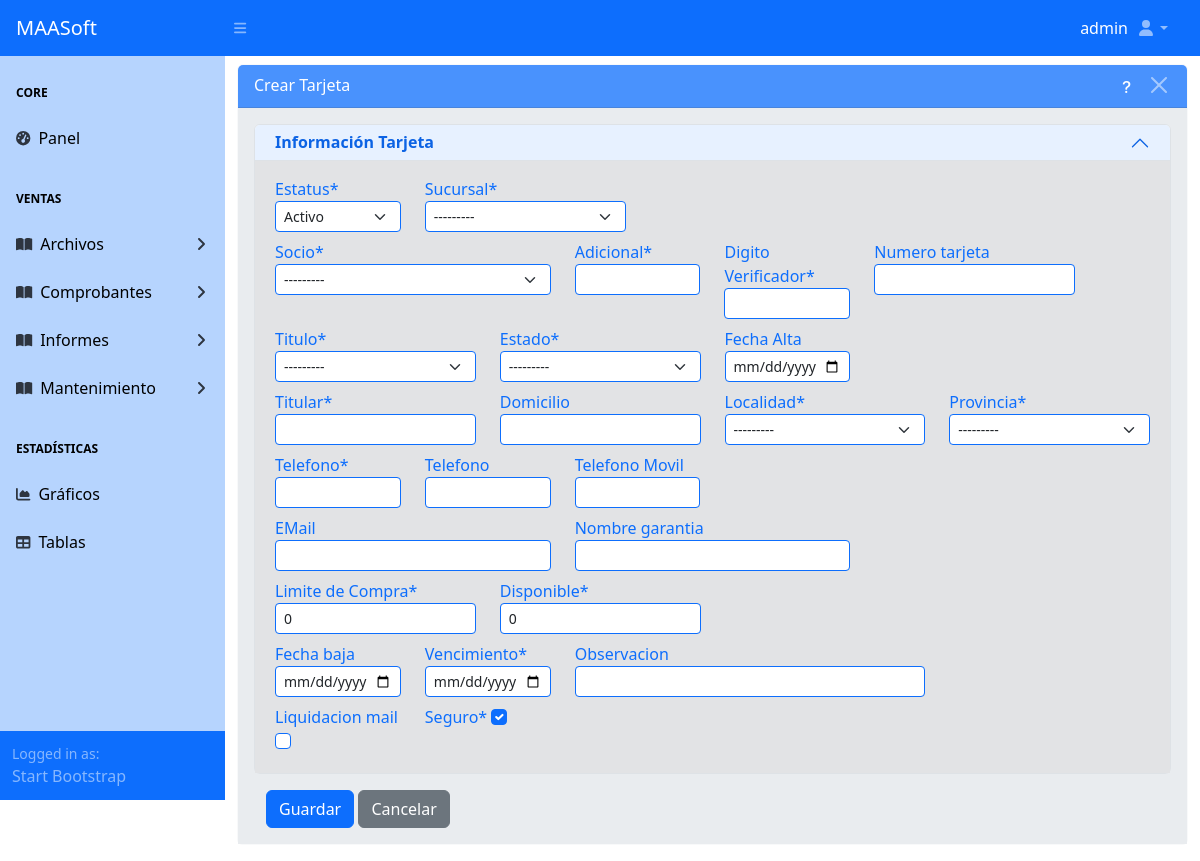
Before: /maestros/tarjeta/nueva/ (signed in) with the older database file.
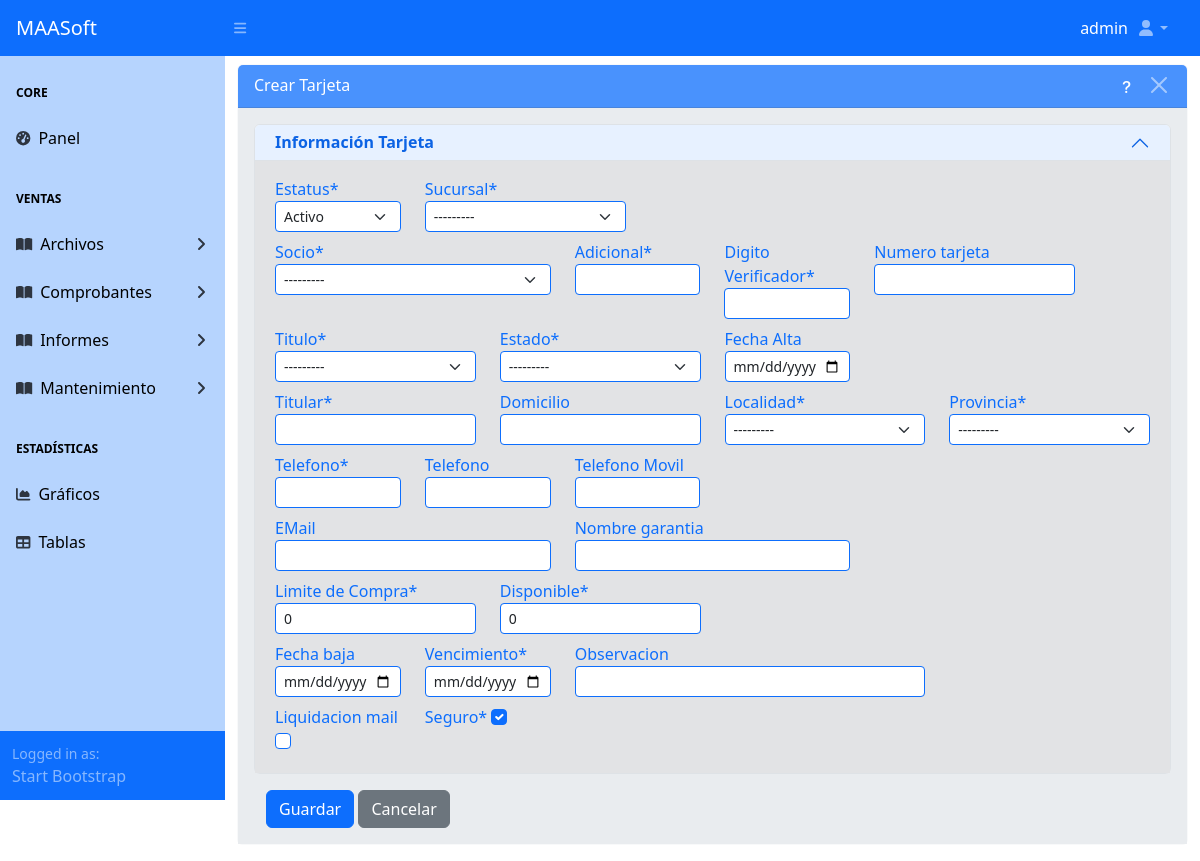
After: the same page with the newer database file.
### apps/maestros/models/tarjeta_models.py (models this page shows)
class Socio(ModeloBaseGenerico):
    id_socio = models.AutoField(primary_key=True)
    estatus_socio = models.BooleanField("Estatus*", default=True, choices=ESTATUS_GEN)
    id_sucursal_socio = models.ForeignKey(Sucursal, on_delete=models.PROTECT,
                                          verbose_name="Sucursal*")
    codigo_socio = models.IntegerField()
    nombre_socio = models.CharField(max_length=40, verbose_name="Nombre*")
    domicilio_socio = models.CharField(max_length=30, blank=True,
                                        verbose_name="Domicilio*")
    id_localidad_socio = models.ForeignKey(Localidad, on_delete=models.PROTECT,
                                           verbose_name="Localidad*")
    id_provincia_socio = models.ForeignKey(Provincia, on_delete=models.PROTECT,
                                        verbose_name="Provincia*")
    telefono_socio = models.CharField(max_length=15, blank=True,
                                    verbose_name="Telefono")
    telefono2_socio = models.CharField(max_length=15, blank=True,
                                    verbose_name="Telefono")
    movil_socio = models.EmailField(max_length=15, blank=True,
                                    verbose_name="Telefono Movil")
    mail_socio = models.EmailField(max_length=50, blank=True,
                                   verbose_name="eMail")
    id_tipo_documento_identidad = models.ForeignKey(TipoDocumentoIdentidad,
                                                    on_delete=models.PROTECT, verbose_name="Documento*")
    numero_documento = models.DecimalField(max_digits=9, decimal_places=0, blank=True)
    fecha_nacimiento = models.DateField(blank=True)
    cuit_socio = models.DecimalField(max_digits=11, decimal_places=0, blank=True,
                                     verbose_name="CUIT")
    nacionalidad = models.CharField(max_length=20, blank=True)
    id_actividad = models.ForeignKey(Actividad, on_delete=models.PROTECT,
                                     verbose_name="Actividad*")
    tipo_persona = models.CharField("Tipo de Persona*", max_length=1, default="F", choices=TIPO_PERSONA)
    pep = models.BooleanField("PEPs*", default=True, choices=PEP)
    fecha_ingreso = models.DateField(blank=True)
    def __str__(self):
        return self.nombre_socio
    class Meta:
        db_table = 'socio'
        verbose_name = ('Socio')
        verbose_name_plural = ('Socios')
        ordering = ['nombre_socio']

### apps/maestros/models/base_models.py (models this page shows)
class Titulo(ModeloBaseGenerico):
    id_titulo = models.AutoField(primary_key=True)
    estatus_titulo = models.BooleanField("Estatus", db_column="estatus",
                                         default=True, choices=ESTATUS_GEN)
    titulo = models.CharField("Nombre*", max_length=30, blank=True)
    def __str__(self):
        return self.titulo
    class Meta:
        db_table = 'titulo'
        verbose_name = ('Titulo')
        verbose_name_plural = ('Titulos')
        ordering = ['titulo']

class TarjetaEstado(ModeloBaseGenerico):
    id_tarjeta_estado = models.AutoField(primary_key=True)
    estatus_tarjeta_estado = models.BooleanField("Estatus", db_column="estatus",
                                                 default=True, choices=ESTATUS_GEN)
    descripcion_tarjeta_estado = models.CharField(max_length=30, blank=True,
                                                  db_column="descripcion")
    mensaje = models.CharField(max_length=30, blank=True)
    def __str__(self):
        return self.descripcion_tarjeta_estado
    class Meta:
        db_table = 'tarjeta_estado'
        verbose_name = ('Estado Tarjeta')
        verbose_name_plural = ('Estados Tarjetas')
        ordering = ['descripcion_tarjeta_estado']

### apps/maestros/views/tarjeta_views.py (the view)
# urls.py: path('tarjeta/nueva/', TarjetaCreateView.as_view(), name='tarjeta_create'),
class TarjetaCreateView(MaestroCreateView):
	model = ConfigViews.model
	list_view_name = ConfigViews.list_view_name
	form_class = ConfigViews.form_class
	template_name = ConfigViews.template_form
	success_url = ConfigViews.success_url
	permission_required = ConfigViews.permission_add
	extra_context = {
		"accion": f"Crear {ConfigViews.model._meta.verbose_name}",
		"list_view_name" : ConfigViews.list_view_name
	}

### apps/maestros/models/base_models.py (called while the page is built)
    def __str__(self):
        return self.nombre_sucursal

	def __str__(self):
		return self.nombre_provincia

	def __str__(self):
		return self.nombre_localidad

### apps/maestros/views/cruds_views_generics.py (called while the page is built)
def obtener_requerimientos_modelo(modelo):
	requerimientos = {}
	for field in modelo._meta.fields:
		exclud_fields = ['usuario', 'estacion', 'fcontrol']
		field_info = []
		if not field.primary_key and field.name not in exclud_fields:
			if not field.blank:
				field_info.append("Este campo es obligatorio")
			if hasattr(field, "max_length") and field.max_length is not None:
				field_info.append(f"Debe tener un máximo de {field.max_length} caracteres")
			if field.unique:
				field_info.append("Debe ser único")
			requerimientos[field.verbose_name] = field_info
	return requerimientos

	def get_context_data(self, **kwargs):
		context = super().get_context_data(**kwargs)
		if 'data_has_errors' not in context:
			context['data_has_errors'] = False
		if 'form' not in context:
			context['form'] = self.get_form()
		context['requerimientos'] = obtener_requerimientos_modelo(self.model)
		return context

### apps/maestros/templates/maestros/tarjeta_form.html (shortened to what the changed rows need)
{% extends 'maestro_form.html' %}
{% load static %}
{% block maincomponent %}
	{% block principalcomponent %}
		<div id="layoutSidenav_content">
			<main>
				<div class="container-fluid">
					<div class="card border-light mb-3 mt-2">
						<div class="card-body bg-body-secondary">
							<form method="post" enctype="multipart/form-data" novalidate>
								<div class="accordion" id="accordionPanelsStayOpenExample">
									<div class="accordion-item">
										<h2 class="accordion-header">
											<button
												class="accordion-button py-2 "
												type="button"
												data-bs-toggle="collapse"
												data-bs-target="#Información_Tarjeta"
												aria-expanded="true"
												aria-controls="Información_Tarjeta">
												<strong>Información Tarjeta</strong>
											</button>
										</h2>
										<div class="accordion-collapse collapse show"
											id="Información_Tarjeta">
											<div class="accordion-body bg-secondary-subtle">
												<div class="row">
													<div class="col-md-4">
														<label class="form-label text-primary mb-0">
															{{ form.id_socio.label }}
														</label>
														{{ form.id_socio }}
													</div>
												</div>
												<div class="row">
													<div class="col-md-3">
														<label class="form-label text-primary mb-0">
															{{ form.id_titulo.label }}
														</label>
														{{ form.id_titulo }}
													</div>
													<div class="col-md-3">
														<label class="form-label text-primary mb-0">
															{{ form.id_tarjeta_estado.label }}
														</label>
														{{ form.id_tarjeta_estado }}
													</div>
												</div>
											</div>
										</div>
									</div>
								</div>
							</form>
						</div>
					</div>
				</div>
			</main>
		</div>
	{% endblock principalcomponent %}
{% endblock maincomponent %}

Changed rows visible on the page:
added Socio: id_socio "---------"
added Titulo: id_titulo "---------"
added TarjetaEstado: id_tarjeta_estado "---------"
Other visible differences:
form field id_socio: "---------" → (not shown)
form field id_titulo: "---------" → (not shown)
form field id_tarjeta_estado: "---------" → (not shown)
